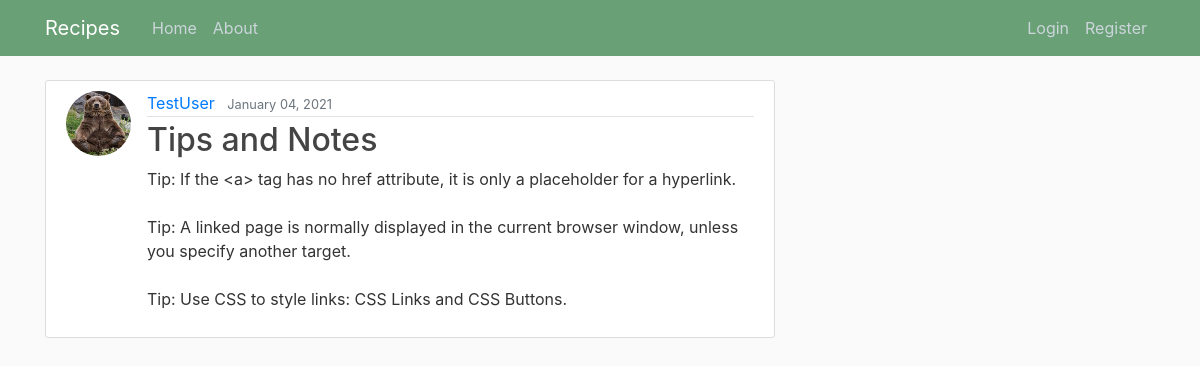
The page /post/14 on the database its author committed.
### blog/models.py (models this page shows, shortened)
class Post(models.Model):
    title = models.CharField(max_length=100)
    content = models.TextField()
    date_posted = models.DateTimeField(default=timezone.now)
    author = models.ForeignKey(User, on_delete=models.CASCADE)
    likes = models.ManyToManyField(User, related_name='blog_post_likes')
    image = models.ImageField(upload_to='blog_pics')

### users/models.py (models this page shows, shortened)
class Profile(models.Model):
    user = models.OneToOneField(User, on_delete= models.CASCADE)
    image = models.ImageField(default= 'default.jpg', upload_to= 'profile_pics')

### blog/views.py (the view)
# urls.py: path('post/<int:pk>', PostDetailView.as_view(), name='post-detail'),
class PostDetailView(DetailView):
    model = Post

### blog/templates/blog/post_detail.html (shortened to what this page needs)
{% extends "blog/base.html"%}
{% block content %}
  <article class="media content-section">
      <img class = "rounded-circle article-img "src={{ object.author.profile.image.url }}>
      <div class="media-body">
          <div class="article-metadata">
              <a class="mr-2" href="{% url 'user-posts' object.author.username %}">{{ object.author }}</a>
              <small class="text-muted">{{ object.date_posted| date:"F d, Y" }}</small>
          </div>
          <h2 class="article-title" >{{ object.title }}</h2>
          <p class="article-content">{{ object.content }}</p>
      </div>
  </article>
{% endblock content%}

### blog/static/blog/main.css (style rules this page uses)
body { background: #fafafa; color: #333333; margin-top: 5rem; }
h1, h2, h3, h4, h5, h6 { color: #444444; }
.content-section { background: #ffffff; padding: 10px 20px; border: 1px solid #dddddd; border-radius: 3px; margin-bottom: 20px; }
.article-title { color: #444444; }
.article-content { white-space: pre-line; }
.article-img { height: 65px; width: 65px; margin-right: 16px; }
.article-metadata { padding-bottom: 1px; margin-bottom: 4px; border-bottom: 1px solid #e3e3e3 }

### rows shown on the page
Post: author.profile.image (placeholder picture), author "TestUser", date_posted "January 04, 2021", title "Tips and Notes", content "Tip: If the <a> tag has no href attribute, it is only a placeholder for a hyperlink. Tip: A linked page is normally displayed in the current browser window, unless you specify another target. Tip: Use CSS to style links: CSS Links and CSS Buttons."
